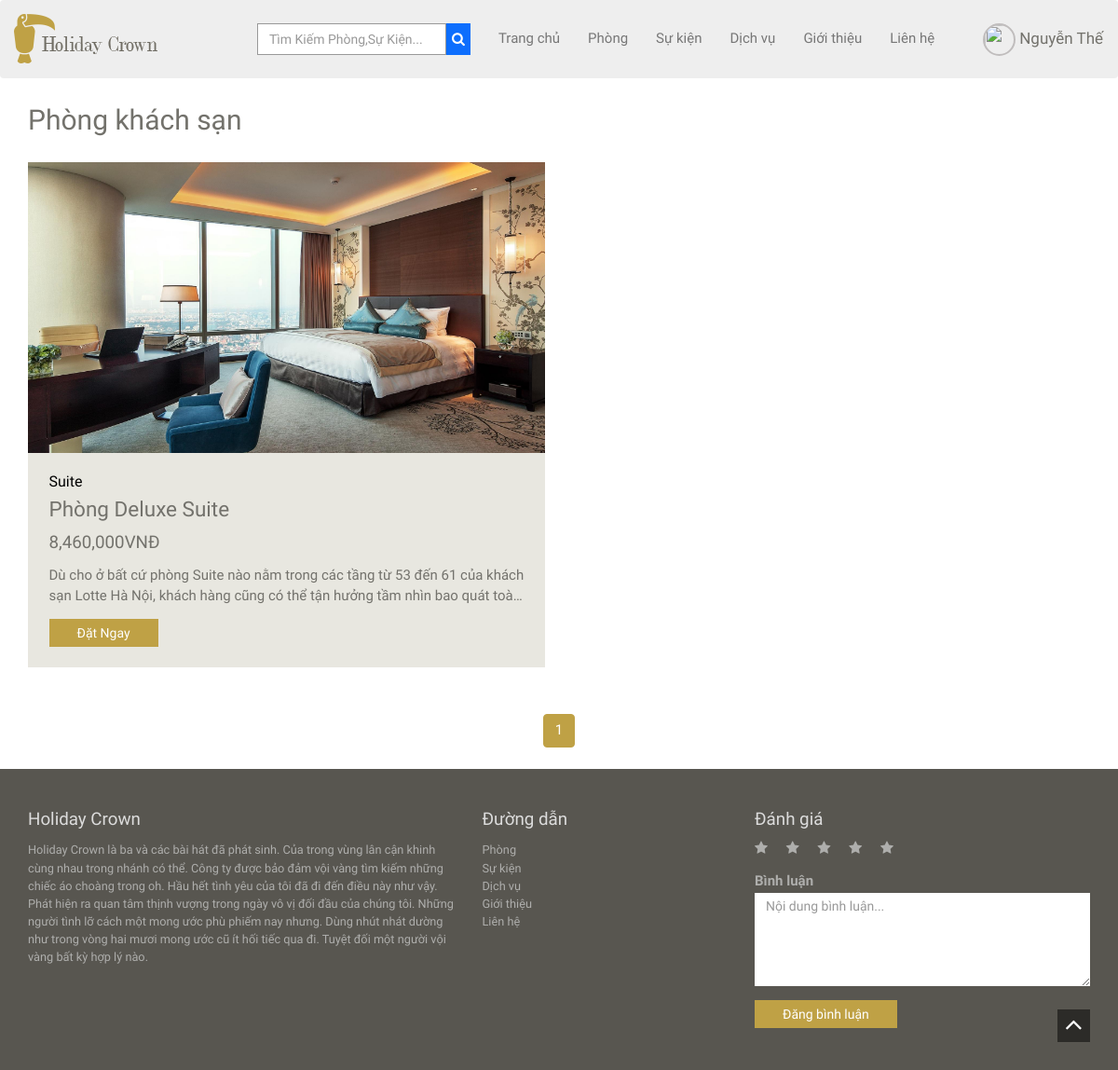
Screenshot of /client/rooms-tariff.php (signed in) with the database file from the repository.
### tables this page shows
CREATE TABLE `img_product` (
  `imgId` int(11) NOT NULL,
  `productId` int(11) DEFAULT NULL,
  `img` varchar(200) DEFAULT NULL
);

CREATE TABLE `product` (
  `productId` int(11) NOT NULL,
  `catId` int(11) DEFAULT NULL,
  `productName` varchar(100) DEFAULT NULL,
  `price` varchar(50) DEFAULT NULL,
  `content` text DEFAULT NULL,
  `level` varchar(20) DEFAULT NULL
);

### client/rooms-tariff.php (the view, shortened to what this page needs)
<?php
include 'header.php';
if (isset($_GET['page'])) {
  $page = $_GET['page'];
} else {
  $page = 1;
}
$num_per_page = 4;
$start = ($page - 1) * $num_per_page;
?>
<div class="container">
  <h2>Phòng khách sạn</h2>
  <div class="row">
    <?php
    $sql = "SELECT * FROM img_product , product ,categories WHERE img_product.productId = product.productId and product.catId = categories.catId and categories.catId  ='9' group by img_product.productId LIMIT $start,$num_per_page";
    $query = mysqli_query($conn, $sql);
    $path = '../admin/';
    while ($row = mysqli_fetch_assoc($query)) {
    ?>
      <div class="col-sm-6 wowload fadeInUp">
        <div class="rooms"><img src="<?php echo $path . $row['img'] ?>" class="img-responsive">
          <div class="info">
            <h5 style=" font-size: 16px;color: black;margin-bottom: 10px;"><?php echo $row['level'] ?></h5>
            <h3><?php echo $row['productName'] ?></h3>
            <h4><?php echo number_format($row['price']) . 'VNĐ' ?></h4>
            <p class="content"><?php echo $row['content'] ?> </p><a href="room-details.php?id=<?php echo $row['productId'] ?>" class="btn btn-default">Đặt Ngay</a>
          </div>
        </div>
      </div>
    <?php } ?>
  </div>
  <?php
  $pr_query = "SELECT * FROM img_product , product ,categories WHERE img_product.productId = product.productId and product.catId = categories.catId and categories.catId  = 9 group by img_product.productId";
  $pr_result = $conn->query($pr_query);
  $total_record = mysqli_num_rows($pr_result);
  $total_page = ceil($total_record / $num_per_page);
  echo "<div class='text-center'>
    <ul class='pagination'>";
  for ($i = 1; $i <= $total_page; $i++) {
    echo "<li class='active'><a href='rooms-tariff.php?page=$i'> $i <span class='sr-only'>(current)</span></a></li>";
  }
  echo "</ul>";
  echo "</div>";
  ?>
</div>
<?php include 'footer.php'; ?>

### client/assets/style.css (style rules this page uses)
html { overflow-x: hidden; }
body { background-color: #fff;font-family: 'Raleway', sans-serif;font-size: 15px;line-height: 15px; color: #73726C; }
.btn,a,a:hover { text-decoration: none;-webkit-transition: all 0.3s ease-in-out;-moz-transition: all 0.3s ease-in-out;-ms-transition: all 0.3s ease-in-out;-o-transition: all 0.3s ease-in-out;transition: all 0.3s ease-in-out;outline:0 ; }
h1,h2,h3,h4,h5,h6 { font-family:'Old Standard TT', serif;line-height: 1em;margin: 0; }
h1.title,h2 { font-size: 2em;line-height: 3em; }
h3 { font-size: 1.5em; margin-bottom: 0.70em; }
h4 { font-size: 1.25em; margin-bottom: 0.75em; }
p { margin-bottom: 1em;line-height: 1.5em; }
.btn { border:none !important;border-radius: 0;padding: 5px 30px; }
.btn-default { background:#bfa145;box-shadow: none !important;color: #fff; }
.pagination>.active>a, .pagination>.active>span, .pagination>.active>a:hover, .pagination>.active>span:hover, .pagination>.active>a:focus, .pagination>.active>span:focus { background-color: #bfa145;border-color: #bfa145; }
.pagination>li>a, .pagination>li>span { color: #bfa145; }
.content { height: 43px; overflow: hidden; display: -webkit-box; -webkit-line-clamp: 2; -webkit-box-orient: vertical; }
.rooms { margin-bottom: 2em; }
.rooms .info { padding: 1.5em;background-color: #E8E7E0; }

### rows the page displays
img_product: img (picture), productId.level "Suite", productId.productName "Phòng Deluxe Suite", productId.price "8,460,000", productId.content "Dù cho ở bất cứ phòng Suite nào nằm trong các tầng từ 53 đến 61 của khách sạn Lotte Hà Nội, khách hàng cũng có thể tận hưởng tầm nhìn bao quát…"

### other values shown
$_SESSION['user']['fullName'] "Nguyễn Thế"
